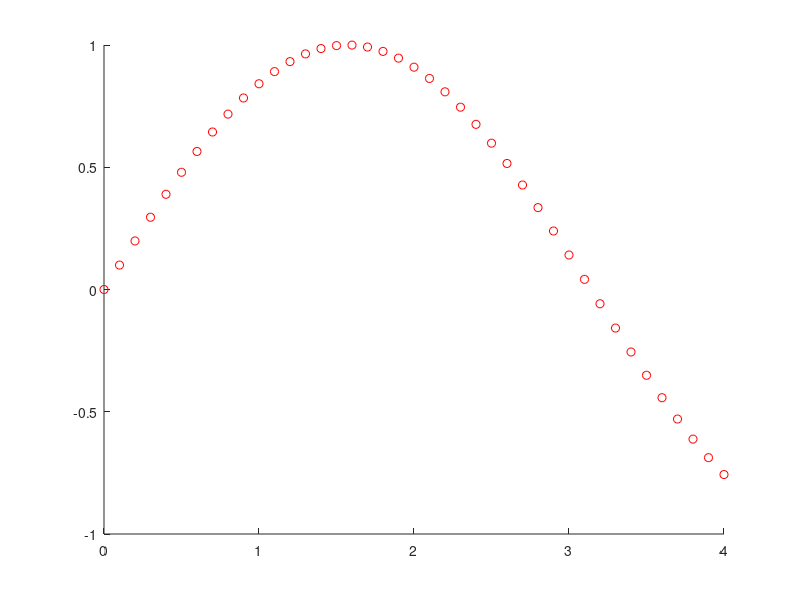

The MATLAB script that drew this image: (Note: this script raises an error after producing the figure.)
clear;

% Practice 1
a = 5;
b = 1:10;
b = b';

clear all

c = 1:40;
clc;
last_ten = c(31:end);
time = 0:0.1:4;
size = length(time);
figure
hold on
plot(time, sin(time), 'ro')
title('Test Graph', FontSize=15)
xlabel('Time', FontSize=15)
ylabel('sin(time)', fontsize=15)
grid

plot(time, cos(time), 'x')
plot(time, tan(time),'*', Color='red')
%%%%%%%%%%%%%%%%%%%%%%%%%%%%%%%%%%%%%%

figure
subplot(2, 1, 1);
x = linspace(0, 10);
y1 = sin(x);
plot(x, y1)

subplot(2, 1, 2);
y2 = sin(5*x);
plot(x, y2)